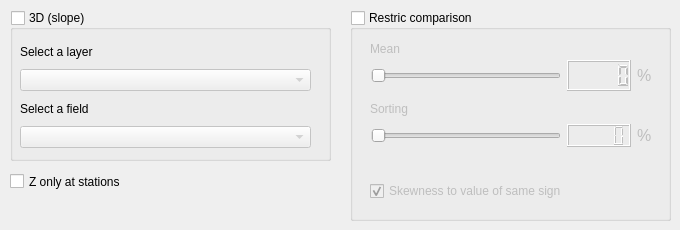
   <widget class="QWidget" name="tab_4">
    <attribute name="title">
     <string>Advanced</string>
    </attribute>
    <widget class="QWidget" name="layoutWidget_6">
     <property name="geometry">
      <rect>
       <x>20</x>
       <y>40</y>
       <width>291</width>
       <height>108</height>
      </rect>
     </property>
     <layout class="QVBoxLayout" name="verticalLayout_12">
      <item>
       <widget class="QLabel" name="label_33">
        <property name="text">
         <string>Select a layer</string>
        </property>
       </widget>
      </item>
      <item>
       <widget class="QComboBox" name="comboZLayerName">
        <property name="enabled">
         <bool>false</bool>
        </property>
       </widget>
      </item>
      <item>
       <widget class="QLabel" name="label_34">
        <property name="text">
         <string>Select a field</string>
        </property>
       </widget>
      </item>
      <item>
       <widget class="QComboBox" name="comboZFieldName">
        <property name="enabled">
         <bool>false</bool>
        </property>
       </widget>
      </item>
     </layout>
    </widget>
    <widget class="QGroupBox" name="restricComparisonCheckBox">
     <property name="geometry">
      <rect>
       <x>350</x>
       <y>10</y>
       <width>321</width>
       <height>211</height>
      </rect>
     </property>
     <property name="title">
      <string>Restric comparison</string>
     </property>
     <property name="checkable">
      <bool>true</bool>
     </property>
     <property name="checked">
      <bool>false</bool>
     </property>
     <widget class="QLabel" name="label_35">
      <property name="geometry">
       <rect>
        <x>20</x>
        <y>30</y>
        <width>287</width>
        <height>17</height>
       </rect>
      </property>
      <property name="text">
       <string>Mean</string>
      </property>
     </widget>
     <widget class="QWidget" name="layoutWidget_7">
      <property name="geometry">
       <rect>
        <x>21</x>
        <y>50</y>
        <width>281</width>
        <height>31</height>
       </rect>
      </property>
      <layout class="QHBoxLayout" name="horizontalLayout_13">
       <item>
        <widget class="QSlider" name="meanComparisonSlider">
         <property name="minimum">
          <number>0</number>
         </property>
         <property name="maximum">
          <number>500</number>
         </property>
         <property name="singleStep">
          <number>5</number>
         </property>
         <property name="pageStep">
          <number>50</number>
         </property>
         <property name="orientation">
          <enum>Qt::Horizontal</enum>
         </property>
        </widget>
       </item>
       <item>
        <widget class="QLCDNumber" name="meanLcdNumber"/>
       </item>
       <item>
        <widget class="QLabel" name="label_36">
         <property name="font">
          <font>
           <pointsize>12</pointsize>
          </font>
         </property>
         <property name="text">
          <string>%</string>
         </property>
        </widget>
       </item>
      </layout>
     </widget>
     <widget class="QLabel" name="label_37">
      <property name="geometry">
       <rect>
        <x>20</x>
        <y>90</y>
        <width>50</width>
        <height>17</height>
       </rect>
      </property>
      <property name="text">
       <string>Sorting</string>
      </property>
     </widget>
     <widget class="QWidget" name="layoutWidget_8">
      <property name="geometry">
       <rect>
        <x>21</x>
        <y>110</y>
        <width>281</width>
        <height>31</height>
       </rect>
      </property>
      <layout class="QGridLayout" name="gridLayout">
       <item row="0" column="0">
        <widget class="QSlider" name="sortingComparisonSlider">
         <property name="minimum">
          <number>0</number>
         </property>
         <property name="maximum">
          <number>500</number>
         </property>
         <property name="singleStep">
          <number>5</number>
         </property>
         <property name="pageStep">
          <number>50</number>
         </property>
         <property name="orientation">
          <enum>Qt::Horizontal</enum>
         </property>
        </widget>
       </item>
       <item row="0" column="1">
        <widget class="QLCDNumber" name="sortingLcdNumber"/>
       </item>
       <item row="0" column="2">
        <widget class="QLabel" name="label_38">
         <property name="font">
          <font>
           <pointsize>12</pointsize>
          </font>
         </property>
         <property name="text">
          <string>%</string>
         </property>
        </widget>
       </item>
      </layout>
     </widget>
     <widget class="QCheckBox" name="skewnessRestricSign">
      <property name="geometry">
       <rect>
        <x>20</x>
        <y>170</y>
        <width>239</width>
        <height>22</height>
       </rect>
      </property>
      <property name="text">
       <string>Skewness to value of same sign</string>
      </property>
      <property name="checked">
       <bool>true</bool>
      </property>
     </widget>
    </widget>
    <widget class="QCheckBox" name="zAtStationsCheckBox">
     <property name="geometry">
      <rect>
       <x>10</x>
       <y>170</y>
       <width>155</width>
       <height>23</height>
      </rect>
     </property>
     <property name="text">
      <string>Z only at stations</string>
     </property>
    </widget>
    <widget class="QGroupBox" name="groupBox_4">
     <property name="geometry">
      <rect>
       <x>10</x>
       <y>10</y>
       <width>321</width>
       <height>151</height>
      </rect>
     </property>
     <property name="title">
      <string>3D (slope)</string>
     </property>
     <property name="checkable">
      <bool>true</bool>
     </property>
     <property name="checked">
      <bool>false</bool>
     </property>
    </widget>
    <zorder>groupBox_4</zorder>
    <zorder>layoutWidget_6</zorder>
    <zorder>restricComparisonCheckBox</zorder>
    <zorder>zAtStationsCheckBox</zorder>
   </widget>
